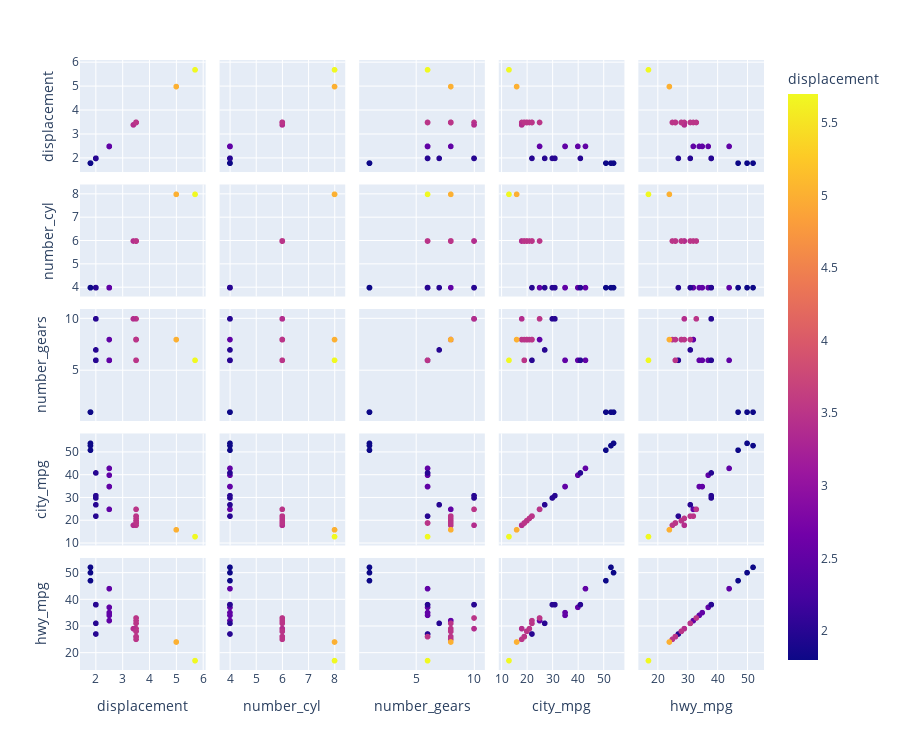

The code cell stored with this chart in its notebook:
### Code cell
model_aic_ex6 = models_ex6[number_cluster_aic_ex6-1]
lebll_aic_ex6 = model_aic_ex6.fit_predict(df_te_ex6)
fig_aic_ex6 = px.scatter_matrix(df_te_ex6, dimensions=["displacement","number_cyl","number_gears","city_mpg","hwy_mpg"],color="displacement")
fig_aic_ex6.update_layout(
                    height=750,
)
fig_aic_ex6.show()

### Figure 1 — Plotly figure (JSON) as saved in the notebook; plotly's stock layout.template omitted (floating-point values rounded to 4 significant figures)
{"data": [{"dimensions": [{"axis": {"matches": true}, "label": "displacement", "values": [2.5, 2, 2, 3.5, 3.5, 1.8, 2.5, 2.5, 2.5, 3.5, 1.8, 5.7, 3.5, 2, 3.5, 3.5, 3.5, 1.8, 2, 3.5, 2.5, 3.4, 3.5, 2, 5, 3.5]}, {"axis": {"matches": true}, "label": "number_cyl", "values": [4, 4, 4, 6, 6, 4, 4, 4, 4, 6, 4, 8, 6, 4, 6, 6, 6, 4, 4, 6, 4, 6, 6, 4, 8, 6]}, {"axis": {"matches": true}, "label": "number_gears", "values": [6, 6, 10, 8, 8, 1, 6, 6, 8, 8, 1, 6, 8, 7, 8, 10, 6, 1, 10, 8, 6, 10, 8, 6, 8, 6]}, {"axis": {"matches": true}, "label": "city_mpg", "values": [35, 22, 30, 22, 18, 54, 35, 43, 25, 20, 53, 13, 19, 27, 21, 25, 19, 51, 31, 22, 40, 18, 20, 41, 16, 19]}, {"axis": {"matches": true}, "label": "hwy_mpg", "values": [35, 27, 38, 32, 25, 50, 34, 44, 32, 28, 52, 17, 26, 31, 29, 33, 26, 47, 38, 31, 37, 29, 28, 38, 24, 26]}], "hovertemplate": "%{xaxis.title.text}=%{x}<br>%{yaxis.title.text}=%{y}<br>displacement=%{marker.color}<extra></extra>", "legendgroup": "", "marker": {"color": [2.5, 2, 2, 3.5, 3.5, 1.8, 2.5, 2.5, 2.5, 3.5, 1.8, 5.7, 3.5, 2, 3.5, 3.5, 3.5, 1.8, 2, 3.5, 2.5, 3.4, 3.5, 2, 5, 3.5], "coloraxis": "coloraxis", "symbol": "circle"}, "name": "", "showlegend": false, "type": "splom"}], "layout": {"coloraxis": {"colorbar": {"title": {"text": "displacement"}}, "colorscale": [[0, "#0d0887"], [0.1111, "#46039f"], [0.2222, "#7201a8"], [0.3333, "#9c179e"], [0.4444, "#bd3786"], [0.5556, "#d8576b"], [0.6667, "#ed7953"], [0.7778, "#fb9f3a"], [0.8889, "#fdca26"], [1, "#f0f921"]]}, "dragmode": "select", "height": 750, "legend": {"tracegroupgap": 0}, "margin": {"t": 60}}}
